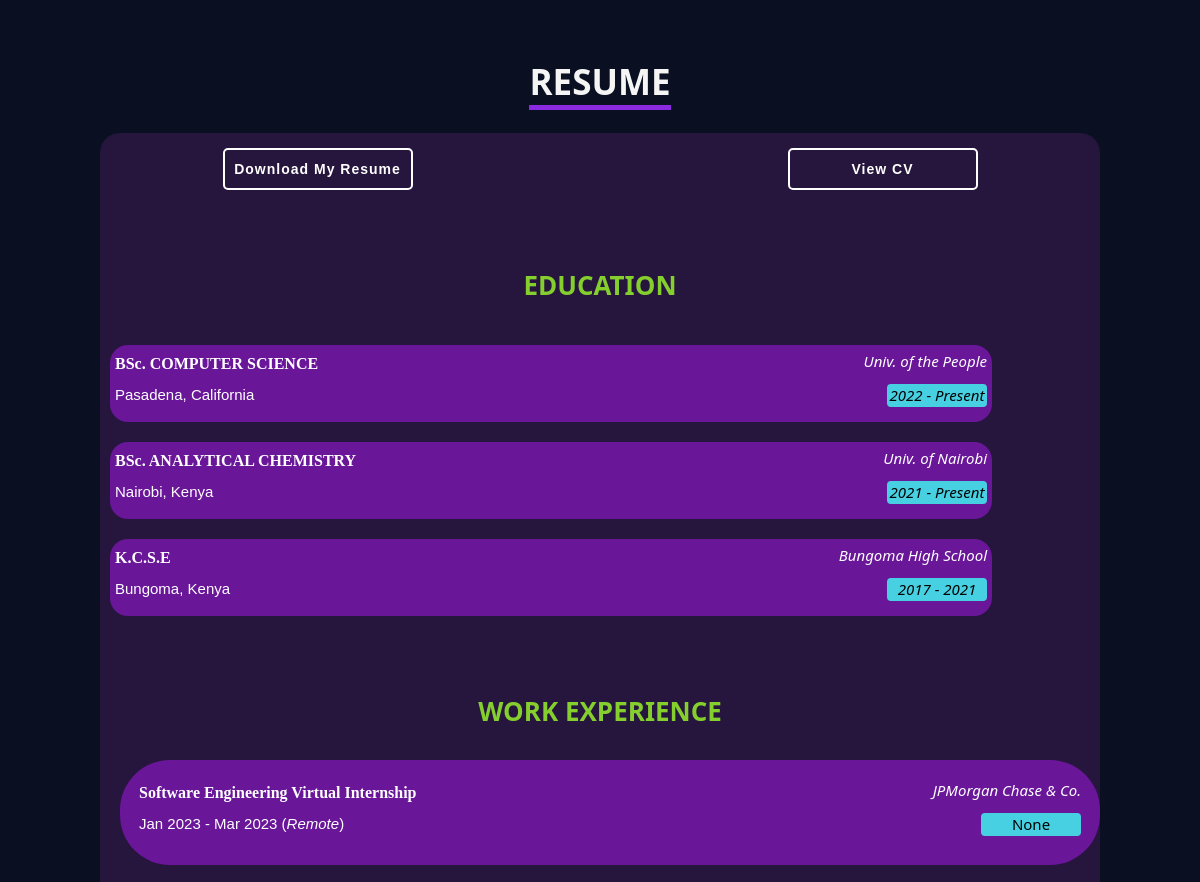
/ (middle part), run on an earlier commit of the app's database.
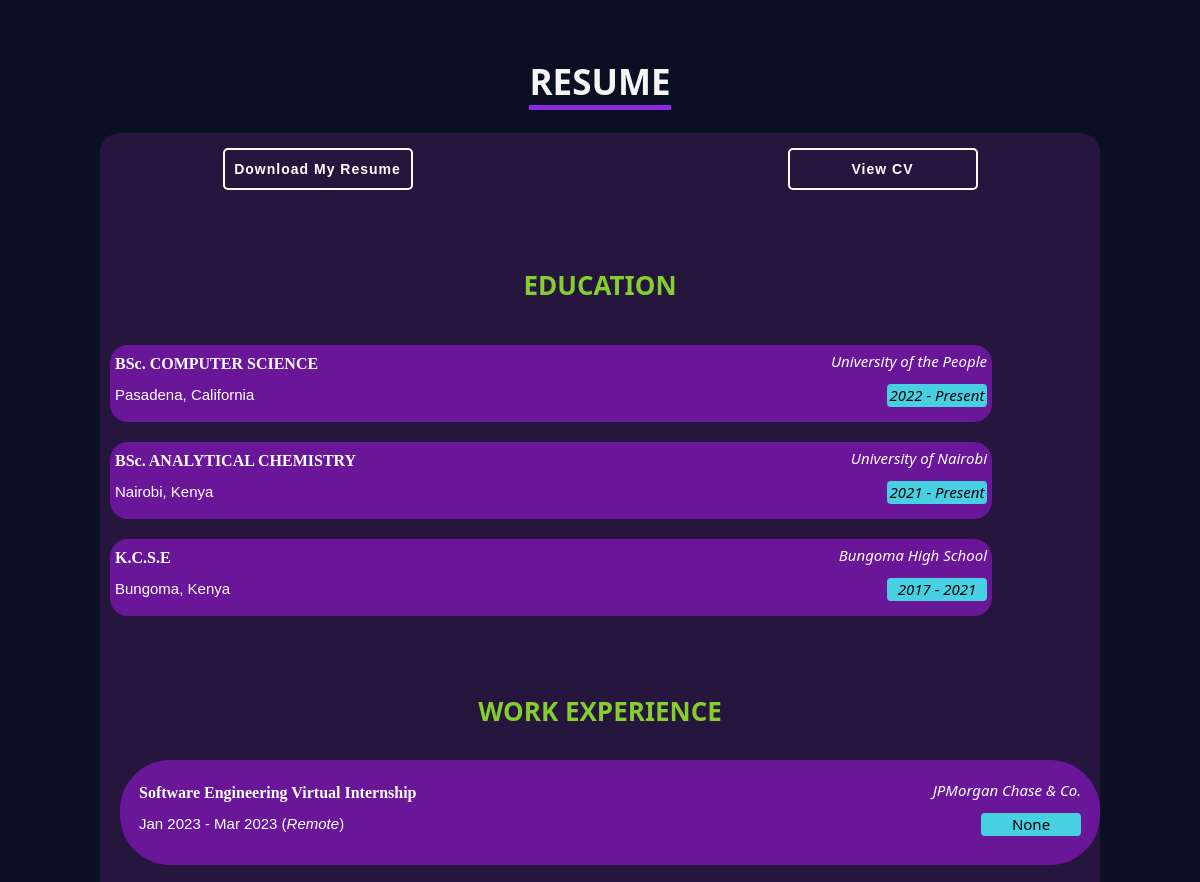
And on a later commit of the database.
### core/models.py (models this page shows, shortened)
class Education(models.Model):
    major_name = models.CharField(max_length=255)
    school_name = models.CharField(max_length=255)
    school_location = models.CharField(max_length=255)
    time_period = models.CharField(max_length=255)
    education_description = models.TextField(null=True, blank=True)
    created_at = models.DateTimeField(auto_now_add=True, null=True)
    class Meta:
        verbose_name_plural = "Resume Section: Education"
        ordering = ["-created_at"]

class Experience(models.Model):
    work_name = models.CharField(max_length=255)
    work_mode = models.CharField(max_length=255)
    company_name = models.CharField(max_length=255)
    company_location = models.CharField(max_length=255, null=True, blank=True)
    work_description = models.TextField(null=   True, blank=True)
    period = models.CharField(max_length=255)
    created_at = models.DateTimeField(auto_now_add=True, null=True)
    class Meta:
        verbose_name_plural = "Resume Section: Work Experience"
        ordering = ["-created_at"]

### core/views.py (the view)
# urls.py: path('', index, name='index'),
def index(request):
    name = Home.objects.get()
    official_image = Home.objects.get()
    unofficial_image = About.objects.get()
    skills = Skill.objects.all()
    skillcategories = SkillCategory.objects.all()
    major_name = Education.objects.all()
    school_name = Education.objects.all()
    school_location = Education.objects.all()
    time_period = Education.objects.all()
    education_description = Education.objects.all()
    work_name = Experience.objects.all()
    work_mode = Experience.objects.all()
    company_name = Experience.objects.all()
    company_location = Experience.objects.all()
    work_description = Experience.objects.all()
    period = Experience.objects.all()
    return render(request, 'core/index.html', {
        'name': name,
        'official_image': official_image,
        'unofficial_image': unofficial_image,
        'skills': skills,
        'skillcategories': skillcategories,
        'major_name': major_name,
        'school_name': school_name,
        'school_location': school_location,
        'time_period': time_period,
        'education_description': education_description,
        'work_name': work_name,
        'work_mode': work_mode,
        'company_name': company_name,
        'company_location': company_location,
        'work_description': work_description,
        'period': period,
    })

### core/models.py (called while the page is built)
    def __str__(self):
        return self.name

### core/templates/core/index.html (shortened to what this page needs)
{% extends 'core/base.html' %}
{% block content %}
<section id="Resume">
<h2><span class="text-underline">RESUME</span></h2>
<div class="about-container mt-5">
  <div class="row justify-content-between align-items-center">
    <a href="#" download="#" class="btn-cv-download-resume" target="_blank">Download My Resume</a>
    <a href="#" class="btn-cv-download-resume" target="_blank">View CV</a>
    <h3 class="resume-title">EDUCATION</h3>
  {% for major in major_name %}
    <div>
      <button type="button" class="education-collapsible">
        <table class="education-table">
            <tr>
                <td><h4 class="major-name">{{ major.major_name }}</h4></td>
                <td><p class="school-name"><i>{{ major.school_name }}</i></p></td>
            </tr>
            <tr>
                <td><p class="school-location">{{ major.school_location }}</p></td>
                <td><p class="major-time-period"><i>{{ major.time_period }}</i></p></td>
            </tr>
        </table>
      </button>
    </div>
  {% endfor %}
      <h3 class="resume-title">WORK EXPERIENCE</h3>
      {% for work in work_name %}
        <div>
          <button type="button" class="work-collapsible">
            <table class="education-table">
                <tr>
                    <td><h4 class="major-name">{{ work.work_name }}</h4></td>
                    <td><p class="school-name"><i>{{ work.company_name }}</i></p></td>
                </tr>
                <tr>
                    <td><p class="school-location">{{ work.period }} (<i>{{ work.work_mode }}</i>)</p></td>
                    <td><p class="major-time-period">{{ work.company_location }}</p></td>
                </tr>
            </table>
          </button>
        </div>
      {% endfor %}
  </div>
</div>
<br></section>
{% endblock %}

### core/templates/core/base.html (shortened to what this page needs)
<!doctype html>
<html lang="en">
  <head>
    <link href="https://cdn.jsdelivr.net/npm/bootstrap@5.3.0/dist/css/bootstrap.min.css" rel="stylesheet">
    {% load static %}
    <link rel="stylesheet" type="text/css" href="{% static 'css/style.css' %}">
  </head>
  <body class="outerbody">
  {% block content %}
  {% endblock %}
    </body>
</html>

### static/css/style.css (style rules this page uses)
.about-container { max-width: 1000px; margin: 0 auto; padding: 10px; border-radius: 20px; background-color: #26153d; box-sizing: border-box; }
.about-container p { margin-bottom: 10px; }
.btn-cv-download-resume { letter-spacing: 1px; color: #fff; border: 2px solid #fff; border-radius: 5px; margin-top: 5px; padding: 10px 28px; font-family: Poppins,sans-serif; font-size: 14px; font-weight: bold; transition: all .5s; display: inline-block; padding: 9px; height: 42px; width: 190px; text-align: center; margin-left: 120px; margin-right: 120px; }
.education-collapsible { background-color: #691699; color: white; cursor: pointer; padding: 4px; width: 90%; border: none; text-align: left; outline: none; font-size: 15px; border-radius: 18px; margin-top: 20px; margin-left: auto; margin-right: auto; }
.education-table { width: 100%; }
.school-location { text-align: left; font-family:'Lucida Sans', 'Lucida Sans Regular', 'Lucida Grande', 'Lucida Sans Unicode', Geneva, Verdana, sans-serif; }
.school-name { text-align: right; font-family: system-ui, -apple-system, BlinkMacSystemFont, 'Segoe UI', Roboto, Oxygen, Ubuntu, Cantarell, 'Open Sans', 'Helvetica Neue', sans-serif; }
.major-time-period { text-align: center !important; background-color: #47d0e2; color: #000; border-radius: 4px; width: 100px; font-weight:500; margin-left: auto; }
.major-name { font-weight: 900; font-size: 16px; font-family: cursive; }
.work-collapsible { background-color: #691699; color: white; cursor: pointer; padding: 18px; width: 100%; border: none; text-align: left; outline: none; font-size: 15px; border-radius: 50px; margin: 10px; padding: -10px; }
.resume-title { font-size: 26px !important; font-weight: 90%; font-weight: bolder; color: rgb(132, 207, 46); text-align: center; padding-top: 80px; padding-bottom: 18px; }
body { background-color: rgb(10, 16, 34) !important; color: white; }
a { text-decoration: none; }
#Home, #About, #Skills, #Resume, #Projects, #Contact, #Blogs { height: auto; padding-top: 120px !important; padding-bottom: 20px; }
html { scroll-behavior: smooth; }
html, .outerbody { margin: 0; padding: 0; box-sizing: border-box; font-size: 50.5%; font-size: 10px; }

What changed in the data, as far as the page shows it:
changed Education "BSc. COMPUTER SCIENCE": school_name "Univ. of the People" → "University of the People"
changed Education "BSc. ANALYTICAL CHEMISTRY": school_name "Univ. of Nairobi" → "University of Nairobi"
